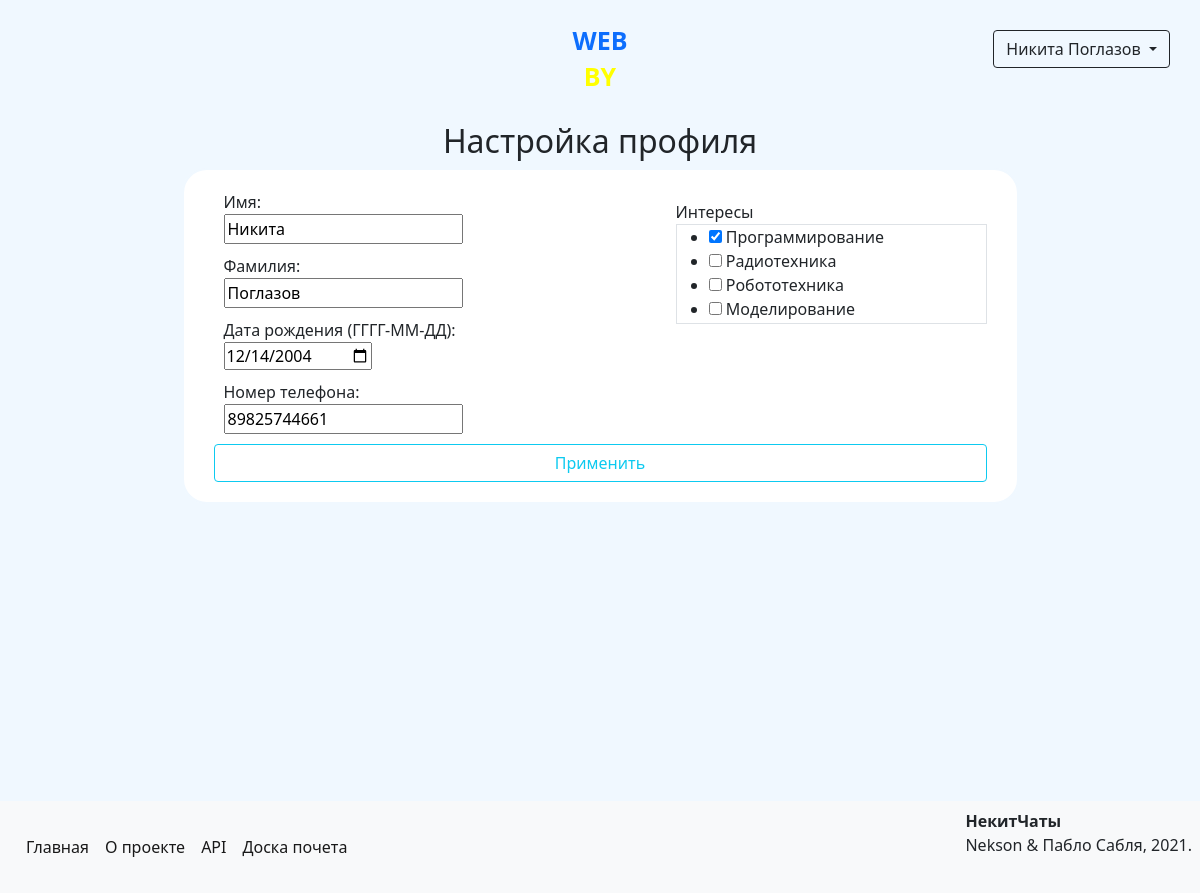
Before: /profile/1/settings (signed in) with the older database file.
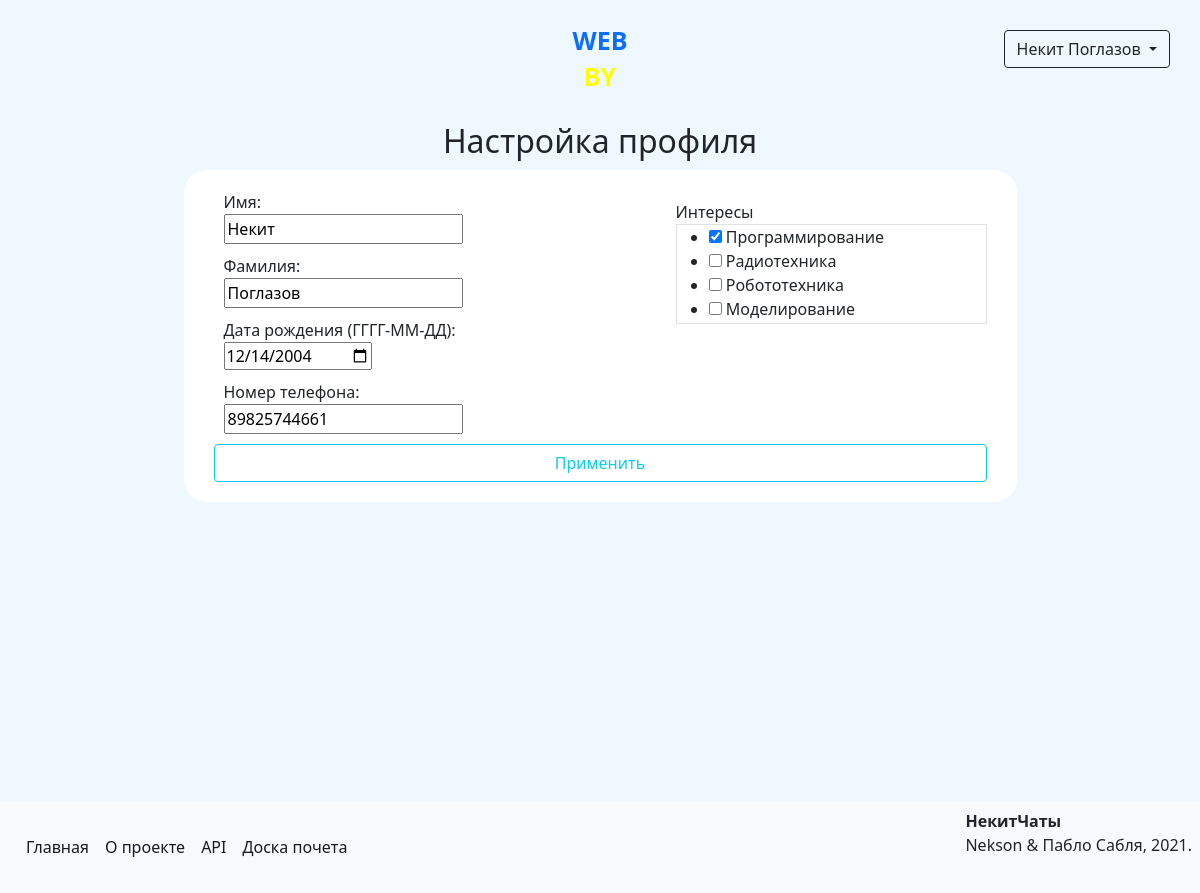
After: the same page with the newer database file.
### data/models/user.py (models this page shows, shortened)
class User(SqlAlchemyBase, UserMixin, SerializerMixin):
    __tablename__ = 'users'
    serialize_rules = ('-advertisements',)
    id = Column(Integer, autoincrement=True, primary_key=True)
    name = Column(Unicode)
    surname = Column(Unicode)
    birthday = Column(DateTime)
    email = Column(String, unique=True)
    phone_number = Column(String, unique=True)
    hashed_password = Column(String)
    registration_time = Column(DateTime, default=datetime.now)
    rating = Column(Integer, default=0)
    rank_id = Column(Integer, ForeignKey('ranks.id'))
    position = Column(Integer)
    admin = Column(Boolean, default=0)
    advertisements = relationship('Advertisement', back_populates='author')
    interests = relationship('Interest', secondary='users_to_interests', backref='users')
    rank = relationship('Rank')

### main.py (the view, shortened to what this page needs)
@app.route('/profile/<int:user_id>/settings', methods=["GET", "POST"])
@login_required
def set_profile(user_id):
    form = SetupProfileForm()
    session = create_session()
    user = session.query(User).filter(User.id == user_id).first()
    form.interests_field.choices = [(i.title, i.title) for i in session.query(Interest).all()]
    form.interests_field.data = [tag.title for tag in user.interests]
    form.name_field.data = user.name
    form.surname_field.data = user.surname
    form.birthday_field.data = user.birthday
    form.phone_number_field.data = user.phone_number
    return render_template('profile_settings.html', form=form)

### data/forms.py
class SetupProfileForm(FlaskForm):
    name_field = StringField('Имя:', validators=[DataRequired(REQ_MESSAGE)])
    surname_field = StringField('Фамилия:', validators=[DataRequired(REQ_MESSAGE)])
    birthday_field = DateField('Дата рождения (ГГГГ-ММ-ДД):', validators=[DataRequired(REQ_MESSAGE)])
    phone_number_field = StringField('Номер телефона:', validators=[DataRequired(REQ_MESSAGE)])
    interests_field = MultiCheckboxField('Интересы', choices=[('foo', 'bar'), ('cout', 'pep')])
    confirm_field = SubmitField('Применить')

### data/db_session.py (called while the page is built)
def create_session() -> Session:
    global __factory
    return __factory()

### main.py (called while the page is built)
@login_manager.user_loader
def load_user(user_id):
    session = create_session()
    return session.query(User).get(user_id)

### templates/profile_settings.html (shortened to what this page needs)
{% extends "base.html" %}
{% block content %}
{% set message_space = namespace(message='') %}
<h2 align="center">Настройка профиля</h2>
<form class="float_container w-75" method="post" novalidate>
    <div>
        <div class="normal_field float-end">
            {{ form.interests_field.label() }}
            {{ form.interests_field(class="scroll-interests border") }}
        </div>
        <div>
            {% for field in form if field.name not in ['csrf_token', 'confirm_field', 'interests_field'] %}
            <div>
                {{ field.label() }}
                <br>
                {% if field.errors %}
                    {{ field(class="error_field") }}
                    {% set message_space.message = field.errors[0] %}
                {% else %}
                    {{ field(class="normal_field") }}
                {% endif %}
            </div>
            {% endfor %}
        </div>
        <div>
            {{ form.confirm_field(class="submit-button btn btn-outline-info") }}
        </div>
    </div>
</form>
{% endblock %}

### templates/base.html (shortened to what this page needs)
<!DOCTYPE html>
<html lang="en">
<head>
    <link rel="stylesheet" href="/static/css/style.css">
    <link rel="stylesheet" href="https://cdn.jsdelivr.net/npm/bootstrap@5.0.0-beta1/dist/css/bootstrap.min.css"
>
</head>
<body>
<div class="header clearfix">
    {% if current_user.is_authenticated %}
        <div class="dropdown float-end">
            <button class="btn btn-outline-dark dropdown-toggle" type="button" id="dropdownMenuButton" data-toggle="dropdown" aria-haspopup="true" aria-expanded="false">
                {{ current_user.name }} {{ current_user.surname }}
            </button>
        </div>
    {% else %}
        <a class="btn btn-outline-dark float-end" href="/register">Зарегистрироваться</a>
        <a class="btn btn-outline-dark me-2 float-end" href="/login">Войти</a>
    {% endif %}
    <div class="logo">
        <a href="/">
            <p class="text-primary">WEB</p>
            <p class="yellow">BY</p>
        </a>
    </div>
</div>
<main role="main" class="container clearfix">
    {% block content %}{% endblock %}
</main>
<footer class="clearfix p-2 bg-light">
    <span class="fs-6 float-end"><b>НекитЧаты</b><br>Nekson & Пабло Сабля, 2021.</span>
    <nav class="navbar navbar-expand-lg navbar-light">
        <div class="collapse navbar-collapse" id="navbarSupportedContent">
          <ul class="navbar-nav me-auto mb-2 mb-lg-0">
            <li class="nav-item">
              <a class="nav-link active" href="/">Главная</a>
            </li>
            <li class="nav-item">
              <a class="nav-link active" href="/info">О проекте</a>
            </li>
            <li class="nav-item">
              <a class="nav-link active" href="/api">API</a>
            </li>
            <li class="nav-item">
                <a class="nav-link active" href="/top">Доска почета</a>
            </li>
          </ul>
        </div>
    </nav>
</footer>
</body>
</html>

Changed rows visible on the page:
changed User "Поглазов": name "Никита" → "Некит"
Other visible differences:
form field name_field: "Никита" → "Некит"
